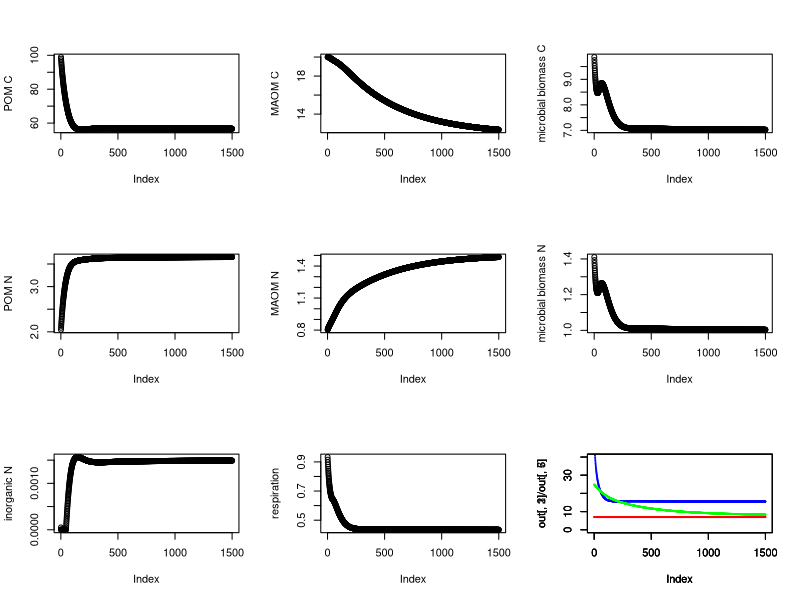

Recreate this plot in R.
#Building a linked C-N model examining N fertilization effects on POM and MAOM formation. 
###Colin Averill and Bonnie Waring, 2017

###ASSUMPTIONS###
# CUE, NUE and C:N stoichiometry icrobial biomass is fixed
# microbes take up organic N (POM or MAOM) before taking up inorganic N
# inorganic N leaching happens after mineralization/immobilization
# microbes aim to have the C:N ratio of uptake match their threshold element ratio
# when microbes are C-limited, they mineralize excess N
# when microbes are N-limited, they immobilize sufficient inorganic N to match stoichiometric demand
# if there is not enough inorganic N to match demand, then they respire excess C such that the C:N ratio of uptake matches microbial TER.

#clear R environment.
rm(list=ls())

#parameters: C cycling
#WARNING. Most parameters can change the position of C vs. N limitation ~ input CN.
#If you change things, make sure you are always checking where C vs N limitation is. 
I    <- 1.0      #C input rate                           (mg time-1)
CUE  <- 0.3      #carbon use efficiency                  (unitless)
NUE  <- 1 		   #N use efficiency					             (unitless)
v1   <- .4       #biomass-specific decay multiplier      (mg time-1)
v2   <- 1        #Vmax of sorption                       (mg time-1)
k1   <- 200      #half saturation of decomp              (mg)
k2   <- 10       #half saturation of sorption            (mg)
k3   <- 0.001    #half saturation of inorganic N uptake  (mg)
h1   <- 0.01     #biomass turnover rate                  (1/time)
h2   <- 0.002    #C-specific desorption rate             (1/time)
h3   <- 0.001    #fraction of POM that potentially sorbs (1/time)
h4   <- 0.9      #inorganic N loss rate
h5   <- 0.01     #exogenous losses of POM                (1/time)

#parameters: N cycling
IN <- 20 #C:N ratio of inputs (constant). 20=C limitation, 50=N limitation
CN <- 50 #C:N ratio of initial particulate organic matter (will change)
MN <- 25 #C:N ratio of initial mineral-associated organic matter (will change)
BN <-  7 #C:N ratio of the microbial biomass (constant)

#initial pool sizes
C <- 100      #C pool in POM            (mg / g)
M <-  20      #C pool in MAOM           (mg / g)
B <- C*0.1    #microbial biomass C 			(mg / g)
R <- 0        # respired C				    	(mg / g)
N1 <- C/CN    #initial N pool in POM		(mg / g)
N2 <- M/MN	  #N pool in MAOM 			  	(mg / g)
N3 <- B/BN    #microbial biomass N			(mg / g)
N4 <- 0.001	  #inorganic N pool size 		(mg / g)

#number of days to step the dynamic simulation through time.
t <- 1500

#choose outputs you want to follow. 
outputs <- c('C','M','B','R','N1','N2','N3','N4','CUE_emergent','NUE_emergent')
out <- matrix(rep(0,t*length(outputs)),nrow=t,dimnames=list(NULL,outputs))


for(i in 1:t){
  #C fluxes
  DEATH.C      <- h1*B^1.5
  DECOMP.C     <- v1*B*C / (k1 + C)
  exo.loss.C   <- h5*C
  POM2MOM.C    <- h3*C
  SORPTION.C   <- v2*(POM2MOM.C+DEATH.C) / (k2 + POM2MOM.C+DEATH.C)
  SORPTION.B.C <- (DEATH.C  /(POM2MOM.C+DEATH.C))*SORPTION.C
  SORPTION.P.C <- (POM2MOM.C/(POM2MOM.C+DEATH.C))*SORPTION.C
  DESORPTION.C <- h2*M
  
  #N fluxes
  DEATH.N      <- DEATH.C / BN
  DECOMP.N     <- DECOMP.C/ (C / N1)
  exo.loss.N   <- exo.loss.C / (C/N1)
  POM2MOM.N    <- POM2MOM.C / (C/N1)
  SORPTION.N   <- v2*(POM2MOM.N+DEATH.N) / (k2 + POM2MOM.N+DEATH.N)
  SORPTION.B.N <- (DEATH.N  /(POM2MOM.N+DEATH.N))*SORPTION.N
  SORPTION.P.N <- (POM2MOM.N/(POM2MOM.N+DEATH.N))*SORPTION.N
  DESORPTION.N <- DESORPTION.C/(M/N2)
  
  #MINERALIZATION-IMMOBILIZATION.
  #N uptake minus demand. If in excess, positive. If limited, negative.
  mineralization.immobilization <- (DECOMP.N) - (CUE * DECOMP.C) / BN
  if(mineralization.immobilization  > 0) {
    #if in excess (+ value), mineralize. 
    mineralization <- mineralization.immobilization
    immobilization = 0
  }
  if(mineralization.immobilization <= 0) {
    #if in debt (- value), immobilize, w/ non-linear uptake kinetics.
    mineralization = 0
    immobilization.potential <- ((N4 / (k3 + N4)) * N4) * NUE
    immobilization <- immobilization.potential
    #however, don't take up more N than you need.
    if(immobilization > abs(mineralization.immobilization)){
      immobilization = abs(mineralization.immobilization)
    }
  }
  #leaching/plant uptake happens on post-mineralization/immobilization inorganic N pool.
  INORG.N.LOSS <- h4*(N4 + mineralization - immobilization)
  
  #OVERFLOW RESPIRATION
  #excess C uptake must go somewhere because mass balance.
  if(mineralization.immobilization > 0){
    overflow.R = 0
  }
  if(mineralization.immobilization <= 0){  
    overflow.R <- DECOMP.C*CUE - (DECOMP.N + immobilization)*BN
  }
  
  #ODEs
  dCdt  <- I + (DEATH.C - SORPTION.B.C) + DESORPTION.C - DECOMP.C - SORPTION.P.C - exo.loss.C
  dMdt  <- SORPTION.C - DESORPTION.C
  dBdt  <- (CUE * DECOMP.C) - DEATH.C - overflow.R
  dN1dt <- (I/IN) + (DEATH.N - SORPTION.B.N) + DESORPTION.N - DECOMP.N - SORPTION.P.N - exo.loss.N
  dN2dt <- SORPTION.N - DESORPTION.N
  dN3dt <- DECOMP.N*NUE + immobilization - mineralization - DEATH.N
  dN4dt <- DECOMP.N*(1-NUE) + mineralization - immobilization - INORG.N.LOSS
  
  #emergent CUE and NUE
  CUE_emergent <- ((CUE*DECOMP.C)-overflow.R)/DECOMP.C
  NUE_emergent <- ((NUE*DECOMP.N)-mineralization)/DECOMP.N
  
  #respiration
  resp  <- (1-CUE)*DECOMP.C
  
  #update pools
  C  <- C  + dCdt
  M  <- M  + dMdt
  B  <- B  + dBdt
  N1 <- N1 + dN1dt
  N2 <- N2 + dN2dt
  N3 <- N3 + dN3dt
  N4 <- N4 + dN4dt
  R  <- resp
  
  #save outputs
  out[i,] <- c(C,M,B,R,N1,N2,N3,N4,CUE_emergent,NUE_emergent)
}

par(mfrow=c(3,3))
plot(out[,1], ylab="POM C")
plot(out[,2], ylab= "MAOM C")
plot(out[,3], ylab="microbial biomass C")
plot(out[,5], ylab="POM N")
plot(out[,6], ylab= "MAOM N")
plot(out[,7], ylab="microbial biomass N")
plot(out[,8], ylab="inorganic N")
plot(out[,4], ylab="respiration")
#check stoichiometry of pools
plot(out[,1]/out[,5], cex = 0.1, col='blue' , ylim = c(0,40))
par(new=T)
plot(out[,2]/out[,6], cex = 0.1, col='green', ylim = c(0,40))
par(new=T)
plot(out[,3]/out[,7], cex = 0.1, col='red'  , ylim = c(0,40))
#print C pools and their sums
C;M;B;C+B+M
#examine 'emergent' CUE and NUE
summary(out[,9])
summary(out[,10])
            
